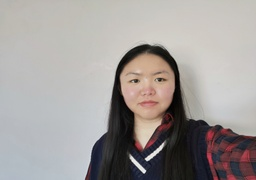
#> input picture Image Basic/face_01_u6589143.jpg, 256 x 180 px, shrunk from 1024 x 720 before the run
$ python Task_5.py   (older library calls are emulated)
#> lines starting #> are read from the running program, lines starting #| are printed output that depends on the picture
### Image Basic/code/Global_lib.py
# -*- coding: utf-8 -*-
"""
Created on Fri Mar 27 14:45:16 2020

@author: Fengdan Cui

all necessry functions used for completing tasks
"""

import matplotlib.pyplot as plt
import cv2
import numpy as np
import math

# gaussian filter implement for removing noise by caculating convolution

# [7 lines left out: function my_Gauss_filter, not called in this run]


# sobel filter implement for edge detection in different direction by caculating convolution

def sobel_filter(image, direction = 'both'):
    print("processing sobel filter along", direction)

    mask_v = np.array([[-1, -2, -1], [0, 0, 0], [1, 2, 1]])
    mask_h = mask_v.T
    filter_h = np.abs(caculate_conv(image, mask_h)).astype(np.uint8)
    filter_v = np.abs(caculate_conv(image, mask_v)).astype(np.uint8)
    filter_all = (filter_h + filter_v).astype(np.uint8)

    if direction == 'h':
        return filter_h
    elif direction == 'v':
        return filter_v
    return filter_all

# caculating convolution by dot and sum
# add padding for input in order to ensure the size of output is the same as input

def caculate_conv(inputs, mask):

    out = np.zeros(inputs.shape)
    size = mask.shape[0]
    pad_len = math.floor(size / 2)

    # (rows, cols) -> (rows + 2, cols + 2)
    inputs_pad = np.pad(inputs, ((pad_len, pad_len), (pad_len, pad_len)),'constant', constant_values=(0, 0))
    h, w = inputs_pad.shape

    for i in range(h - size + 1):
        for j in range(w - size + 1):
            out[i, j] = np.sum((inputs_pad[i: i + size, j: j + size]) * mask)

    return out

# rotate image according to give angle using different methods
# out: rotetion output of forward mapping
# out_b: rotetion output of backward mapping

# [115 lines left out: functions my_rotation, rotation_matrix, nearest_inter, linear_inter, not called in this run]

# display all images in a list

def display_images(images, titles):
    fig, axs = plt.subplots(figsize=(6 * len(images), 5), ncols = len(images))
    if len(images) > 1:
        for i, image in enumerate(images):
            if image.ndim == 2:
                axs[i].imshow(images[i], cmap = 'gray')
            else:
                axs[i].imshow(images[i])
            axs[i].set_title(titles[i])
    else:
        if images[0].ndim == 2:
            axs.imshow(images[0], cmap = 'gray')
        else:
            axs.imshow(images[0])
        axs.set_title(titles[0])


# another way for caculating rotation matrix

"""
m = np.array([[cos, -sin, 0],
              [sin, cos, 0],
              [0, 0, 1]])

c = np.array([[1, 0, -cx],
              [0, 1, -cy],
              [0, 0, 1]])
xy = np.dot(np.dot(np.linalg.inv(m), c), np.array([i, j, 1]).T)

"""


### Image Basic/code/Task_5.py
# -*- coding: utf-8 -*-
"""
Created on Tue Mar 31 13:45:32 2020

@author: Fengdan Cuis

Task - 5 Implement your own 3x3 Sobel filter
"""

import cv2
from Global_lib import display_images, sobel_filter

# load image and convert to gray image

img_gray = cv2.cvtColor(cv2.imread('../face_01_u6589143.jpg'), cv2.COLOR_BGR2GRAY)
#> img_gray: shape (180, 256); min 1, max 241, mean 156.6

# using my implemented function

my_h = sobel_filter(img_gray, 'h')
#> in caculate_conv, `inputs_pad = np.pad(inputs, ((pad_len, pad_len), (pad_len, pad_len)),'..`:
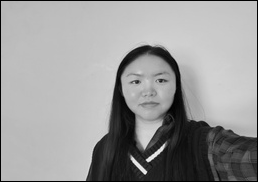
#> inputs_pad: shape (182, 258); min 0, max 241, mean 153.7
#> after the loop in caculate_conv, `for i in range(h - size + 1):`:
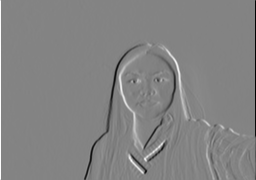
#> out: shape (180, 256) float64; min -804, max 754, mean -0.4; drawn with min black and max white
#> after the loop in caculate_conv (call 2), `for i in range(h - size + 1):`:
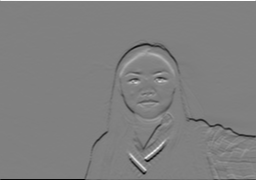
#> out: shape (180, 256) float64; min -801, max 788, mean -2.2; drawn with min black and max white
#> in sobel_filter, `filter_v = np.abs(caculate_conv(image, mask_v)).astype(np.uint8)`:
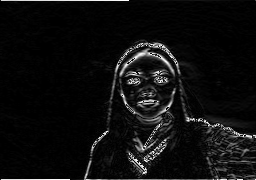
#> filter_v: shape (180, 256); min 0, max 255, mean 14.5
#> in sobel_filter, `filter_all = (filter_h + filter_v).astype(np.uint8)`:
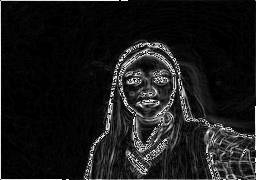
#> filter_all: shape (180, 256); min 0, max 254, mean 25.7
my_v = sobel_filter(img_gray, 'v')
my_both = sobel_filter(img_gray)
display_images([my_h, my_v, my_both], ["algong x", "along y", "final result"])
#> the loop in display_images, `for i, image in enumerate(images):` made 3 passes


# using in-built function

h = cv2.Sobel(img_gray, cv2.CV_16S, 1, 0)
v = cv2.Sobel(img_gray, cv2.CV_16S, 0, 1)

abs_h = cv2.convertScaleAbs(h)
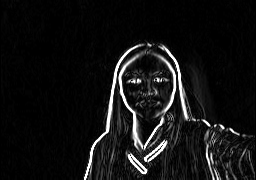
#> abs_h: shape (180, 256); min 0, max 255, mean 18.8
abs_v = cv2.convertScaleAbs(v)

both = cv2.addWeighted(abs_h, 1, abs_v, 1, 0)
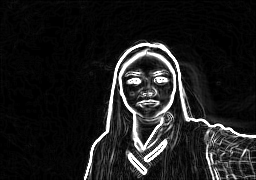
#> both: shape (180, 256); min 0, max 255, mean 29.1

display_images([abs_h, abs_v, both], ["inbuilt Sobel algong x", "inbuilt Sobel along y", "inbuilt Sobel final result"])
#> the loop in display_images (call 2), `for i, image in enumerate(images):` made 3 passes

$ run again, with Image Basic/face_02_u6589143.jpg copied over Image Basic/face_01_u6589143.jpg
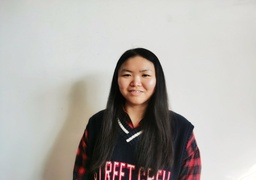
#> input picture Image Basic/face_02_u6589143.jpg, 256 x 180 px, shrunk from 1024 x 720 before the run
#> after the loop in caculate_conv (call 2), `for i in range(h - size + 1):`:
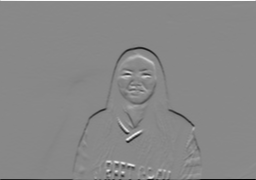
#> out: shape (180, 256) float64; min -1018, max 884, mean -1.7; drawn with min black and max white
#> the loop in display_images, `for i, image in enumerate(images):` made 3 passes
#> `both = cv2.addWeighted(abs_h, 1, abs_v, 1, 0)`:
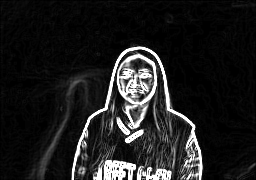
#> both: shape (180, 256); min 0, max 255, mean 31.2
#> the loop in display_images (call 2), `for i, image in enumerate(images):` made 3 passes

$ run again, with Image Basic/face_03_u6589143.jpg copied over Image Basic/face_01_u6589143.jpg
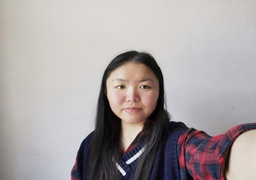
#> input picture Image Basic/face_03_u6589143.jpg, 256 x 180 px, shrunk from 1024 x 720 before the run
#> after the loop in caculate_conv (call 2), `for i in range(h - size + 1):`:
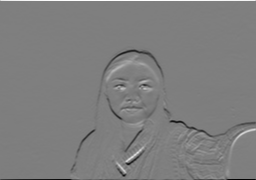
#> out: shape (180, 256) float64; min -863, max 868, mean -2.4; drawn with min black and max white
#> the loop in display_images, `for i, image in enumerate(images):` made 3 passes
#> `both = cv2.addWeighted(abs_h, 1, abs_v, 1, 0)`:
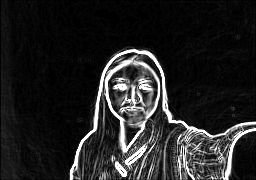
#> both: shape (180, 256); min 0, max 255, mean 35.5
#> the loop in display_images (call 2), `for i, image in enumerate(images):` made 3 passes
